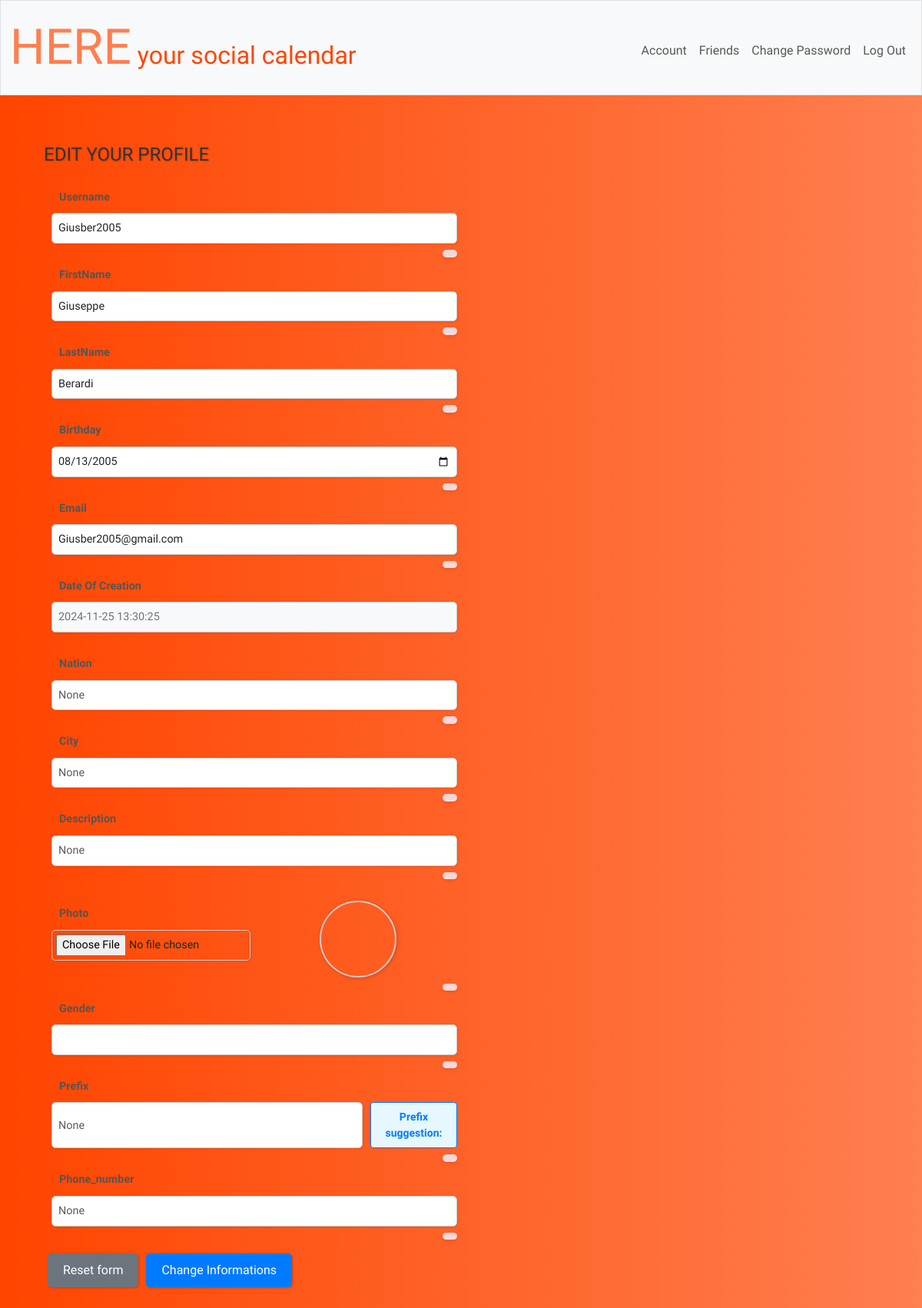
Screenshot of /change_informations (signed in) with the database file from the repository.
### tables this page shows
CREATE TABLE user (
    id INTEGER PRIMARY KEY,
    username TEXT NOT NULL UNIQUE,
    FirstName TEXT,
    LastName TEXT,
    birthday DATE,
    email TEXT NOT NULL UNIQUE,
    hash TEXT,
    conn_token VARCHAR(255),
    timestamp DATETIME DEFAULT CURRENT_TIMESTAMP
);

### app.py (the view, shortened to what this page needs)
@app.route("/change_informations", methods=["GET", "POST"])
@login_required
def informations():
    if request.method == "GET":
        informations = dict(db.execute("SELECT * FROM user WHERE id = ?", session["user_id"])[0])
        optional_informations = dict(db.execute("SELECT * FROM user_optional WHERE id = ?", session["user_id"])[0])
        phone_string = optional_informations["number"]
        if phone_string != None:
            del optional_informations["number"]
            optional_informations["prefix"], optional_informations["phone_number"] = split_phonenumber(phone_string)
        else:
            del optional_informations["number"]
            optional_informations["prefix"] = None
            optional_informations["phone_number"] = None
        return render_template("informations.html", informations=informations.items(), optional_informations=optional_informations.items(), gender=optional_informations.get('gender'))

### app.py (called while the page is built)
@app.before_request
def enable_foreign_keys():
    db.execute("PRAGMA foreign_keys = ON")

### helpers.py (called while the page is built)
def login_required(f):
    @wraps(f)
    def decorated_function(*args, **kwargs):
        if session.get("user_id") is None:
            return redirect("/login")
        return f(*args, **kwargs)
    return decorated_function

### templates/informations.html (shortened to what this page needs)
{% extends "root.html" %}
{% block main %}
    <div class="form-container">
        <h1>EDIT YOUR PROFILE</h1>
        <form action="/change_informations" method="post" enctype="multipart/form-data" style="display: contents">
            {% for key, value in informations %}
                {% if key != 'hash' and key != 'id' and key != 'conn_token' and key != 'timestamp' and key != 'birthday' %}
                    <div class="form-group">
                        <div class="input-container">
                            <label for="{{ key }}">{{ key }}</label>
                            <input type="text" name="{{ key }}" id="{{ key }}" class="form-control {{ key }}" value="{{ value }}">
                        </div>
                        <div class="{{ key }} error error-message"></div>
                    </div>
                {% elif key == 'timestamp' %}
                    <div class="form-group">
                        <div class="input-container">
                            <label>Date of Creation</label>
                            <input type="text" class="date-of-creation" value="{{ value }}" readonly>
                        </div>
                    </div>
                {% elif key == 'birthday' %}
                    <div class="form-group">
                        <div class="input-container">
                            <label for="{{ key }}">{{ key }}</label>
                            <input type="date" name="{{ key }}" id="{{ key }}" class="form-control {{ key }}" value="{{ value }}">
                        </div>
                        <div class="{{ key }} error error-message"></div>
                    </div>
                {% endif %}
            {% endfor %}
            {% for key, value in optional_informations %}
                {% if key != 'id' and key != 'username' %}
                    <div class="form-group">
                        {% if key == 'photo' %}
                            <div class="input-container">
                                <label for="{{ key }}">{{ key | capitalize }}</label>
                                <input name="photo" id="newphoto_file" type="file" accept="image/*" class="form-control-file">
                            </div>
                            <div class="photo-preview-container">
                                <img id="PhotoPreview" class="photo-preview" />
                            </div>
                            <div class="{{ key }} error error-message"></div>
                        {% elif key == 'gender' %}
                            <div class="input-container">
                                <label for="{{ key }}">{{ key | capitalize }}</label>
                                <select id="gender" name="gender" class="form-control">
                                </select>
                            </div>
                            <div id="error_NG" class="error error-message"></div>
                        {% elif key == 'nation' %}
                            <div class="input-container">
                                <label for="{{ key }}">{{ key | capitalize }}</label>
                                <input type="text" name="nation" value="{{ value }}" id="nation" list="myDatalist" class="form-control">
                            </div>
                            <div id="error_NN" class="error error-message"></div>
                        {% elif key == 'city' %}
                            <div class="input-container">
                                <label for="{{ key }}">{{ key | capitalize }}</label>
                                <input type="text" name="city" value="{{ value }}" id="city" list="myDatalist2" class="form-control">
                            </div>
                            <div id="error_NC" class="error error-message"></div>
                        {%elif key == 'prefix'%}
                            <div class="input-container">
                                <label for="{{ key }}">{{ key | capitalize }}</label>
                                <div id="prefixContainer" style="display: flex; flex-direction: row">
                                    <input type="text" id="{{ key }}" name="{{ key }}" value="{{ value }}" class="form-control">
                                    <div id="prefixBox" class="{{ key }}Info"></div>
                                </div>
                            </div>
                            <div class="{{ key }} error error-message"></div>
                        {% else %}
                            <div class="input-container">
                                <label for="{{ key }}">{{ key | capitalize }}</label>
                                <input type="text" id="{{ key }}" name="{{ key }}" value="{{ value }}" class="form-control">
                            </div>
                            <div class="{{ key }} error error-message"></div>
                        {% endif %}
                    </div>
                {% endif %}
            {% endfor %}
            <div class="form-actions">
                <button type="reset" id="resetButton" class="btn btn-secondary" onclick="remove_errors()">Reset form</button>
                <input type="submit" id="submit_changes" class="btn btn-primary" value="Change Informations">
            </div>
        </form>
    </div>
{% endblock %}

### static/css/styles.css (style rules this page uses)
body { font-family: "Archivo Black"; background: linear-gradient(to right, #FF4500, #FF7F50); }
.btn { color: black; margin: 5px; background-color: white; }
.form-container { display: flex; flex-direction: column; align-items: flex-start; margin: 5px; width: 100%; }
.form-group { display: flex; flex-direction: row; align-items: center; margin-bottom: 1.0rem; width: 50%; position: relative; }
.input-container { flex: 1; display: flex; flex-direction: column; position: relative; }
.form-control { padding: 0.5rem; border-radius: 5px; border: 1px solid #ccc; transition: border-color 0.3s ease; width: 100%; }
.error-message { position: absolute; right: 0; top: 100%; transform: translateY(5px); background-color: #f8d7da; color: #721c24; padding: 0.3rem 0.6rem; border-radius: 5px; font-size: 0.875rem; box-shadow: 0 2px 5px rgba(0, 0, 0, 0.1); width: auto; }
.photo-preview-container { flex: 1; margin-left: 10px; display: flex; align-items: center; justify-content: center; }
.photo-preview { width: 100px; height: 100px; margin-top: 20px; object-fit: cover; border-radius: 50%; border: 2px solid #ccc; box-shadow: 0 2px 5px rgba(0, 0, 0, 0.2); transition: transform 0.3s ease, box-shadow 0.3s ease; }
.btn { display: block; }
.form-control { padding: 0.5rem; border-radius: 5px; border: 1px solid #ccc; transition: border-color 0.3s ease; }
#prefixBox { display: inline-block; padding: 8px 12px; background-color: #e6f7ff; color: #007bff; border: 1px solid #007bff; border-radius: 4px; font-weight: bold; font-size: 14px; margin-left: 10px; }
.btn-primary { background-color: #007bff; color: white; }
.btn-secondary { background-color: #6c757d; color: white; }
.error-message { color: #dc3545; font-size: 12px; margin-top: 2px; }

### templates/informations.html (style rules this page uses)
.form-container { width: 100%; padding: 10px; overflow: hidden; }
h1 { float: left; text-align: left; font-size: 1.5rem; margin-bottom: 10px; width: 100%; color: #333; text-shadow: 1px 1px 2px rgba(0, 0, 0, 0.2); }
.form-group { float: left; width: calc(50% - 20px); margin: 10px 10px; position: relative; }
label { text-align: left; font-size: 0.9rem; font-weight: bold; margin: 10px; color: #555; display: inline-block; text-transform: capitalize; }
.form-control, .form-control-file { padding: 8px; font-size: 0.9rem; border-radius: 5px; border: 1px solid #ccc; width: 100%; box-sizing: border-box; transition: all 0.3s ease; box-shadow: 1px 1px 3px rgba(0, 0, 0, 0.1); }
.form-control-file { padding: 5px; }
.date-of-creation { padding: 8px; font-size: 0.9rem; border-radius: 5px; background-color: #f8f9fa; border: 1px solid #ccc; color: #6c757d; width: 100%; box-shadow: 1px 1px 3px rgba(0, 0, 0, 0.1); text-align: left; box-sizing: border-box; }
input[list] { position: relative; }
#PhotoPreview { width: 100px; height: 100px; object-fit: cover; border-radius: 50%; margin-top: 25px; box-shadow: 1px 1px 5px rgba(0, 0, 0, 0.2); }
.form-actions { display: flex; float: left; width: 100%; margin-top: 20px; }
.btn { padding: 10px 20px; font-size: 1rem; border-radius: 5px; border: none; cursor: pointer; transition: all 0.3s ease; box-shadow: 1px 1px 3px rgba(0, 0, 0, 0.2); }
.btn-primary { background-color: #007bff; color: white; }
.btn-secondary { background-color: #6c757d; color: white; }
.error { color: red; font-size: 0.8rem; margin-top: 3px; }

### rows the page displays
user: key "Username", username "Giusber2005", key "FirstName", FirstName "Giuseppe", key "LastName", LastName "Berardi", key "Birthday", birthday "08/13/2005", key "Email", email "Giusber2005@gmail.com", timestamp "2024-11-25 13:30:25"

### other values shown
{{ key | capitalize }} "Nation"
{{ key | capitalize }} "City"
{{ key | capitalize }} "Description" "Phone_number"
{{ key | capitalize }} "Photo"
{{ key | capitalize }} "Gender"
{{ key | capitalize }} "Prefix"
